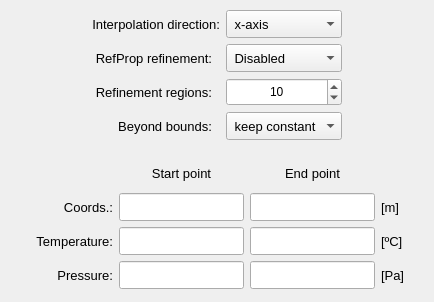
            <widget class="QWidget" name="tab_rectangular">
             <attribute name="title">
              <string>Setup</string>
             </attribute>
             <layout class="QGridLayout" name="gridLayout_6">
              <property name="leftMargin">
               <number>4</number>
              </property>
              <property name="topMargin">
               <number>4</number>
              </property>
              <property name="rightMargin">
               <number>4</number>
              </property>
              <property name="bottomMargin">
               <number>4</number>
              </property>
              <property name="spacing">
               <number>4</number>
              </property>
              <item row="0" column="0">
               <widget class="QFrame" name="frame_4">
                <property name="frameShape">
                 <enum>QFrame::NoFrame</enum>
                </property>
                <property name="frameShadow">
                 <enum>QFrame::Raised</enum>
                </property>
                <layout class="QGridLayout" name="gridLayout_7">
                 <property name="leftMargin">
                  <number>6</number>
                 </property>
                 <property name="topMargin">
                  <number>6</number>
                 </property>
                 <property name="rightMargin">
                  <number>6</number>
                 </property>
                 <property name="bottomMargin">
                  <number>6</number>
                 </property>
                 <property name="spacing">
                  <number>6</number>
                 </property>
                 <item row="0" column="3">
                  <widget class="QComboBox" name="comboBox_interpolation_direction">
                   <property name="minimumSize">
                    <size>
                     <width>0</width>
                     <height>28</height>
                    </size>
                   </property>
                   <property name="maximumSize">
                    <size>
                     <width>200</width>
                     <height>28</height>
                    </size>
                   </property>
                   <property name="font">
                    <font>
                     <pointsize>10</pointsize>
                    </font>
                   </property>
                   <item>
                    <property name="text">
                     <string> x-axis</string>
                    </property>
                   </item>
                   <item>
                    <property name="text">
                     <string> y-axis</string>
                    </property>
                   </item>
                   <item>
                    <property name="text">
                     <string> z-axis</string>
                    </property>
                   </item>
                  </widget>
                 </item>
                 <item row="2" column="1">
                  <widget class="QLabel" name="label_50">
                   <property name="minimumSize">
                    <size>
                     <width>0</width>
                     <height>28</height>
                    </size>
                   </property>
                   <property name="maximumSize">
                    <size>
                     <width>148</width>
                     <height>28</height>
                    </size>
                   </property>
                   <property name="font">
                    <font>
                     <pointsize>10</pointsize>
                    </font>
                   </property>
                   <property name="text">
                    <string>Refinement regions:</string>
                   </property>
                   <property name="alignment">
                    <set>Qt::AlignRight|Qt::AlignTrailing|Qt::AlignVCenter</set>
                   </property>
                  </widget>
                 </item>
                 <item row="2" column="3">
                  <widget class="QDoubleSpinBox" name="doubleSpinBox_selection_radius">
                   <property name="minimumSize">
                    <size>
                     <width>100</width>
                     <height>28</height>
                    </size>
                   </property>
                   <property name="maximumSize">
                    <size>
                     <width>200</width>
                     <height>28</height>
                    </size>
                   </property>
                   <property name="font">
                    <font>
                     <pointsize>9</pointsize>
                    </font>
                   </property>
                   <property name="alignment">
                    <set>Qt::AlignCenter</set>
                   </property>
                   <property name="decimals">
                    <number>0</number>
                   </property>
                   <property name="minimum">
                    <double>1.000000000000000</double>
                   </property>
                   <property name="maximum">
                    <double>20.000000000000000</double>
                   </property>
                   <property name="singleStep">
                    <double>1.000000000000000</double>
                   </property>
                   <property name="value">
                    <double>10.000000000000000</double>
                   </property>
                  </widget>
                 </item>
                 <item row="1" column="1">
                  <widget class="QLabel" name="label_51">
                   <property name="minimumSize">
                    <size>
                     <width>0</width>
                     <height>28</height>
                    </size>
                   </property>
                   <property name="maximumSize">
                    <size>
                     <width>148</width>
                     <height>28</height>
                    </size>
                   </property>
                   <property name="font">
                    <font>
                     <pointsize>10</pointsize>
                    </font>
                   </property>
                   <property name="text">
                    <string>RefProp refinement:</string>
                   </property>
                   <property name="alignment">
                    <set>Qt::AlignRight|Qt::AlignTrailing|Qt::AlignVCenter</set>
                   </property>
                  </widget>
                 </item>
                 <item row="0" column="0">
                  <spacer name="horizontalSpacer_3">
                   <property name="orientation">
                    <enum>Qt::Horizontal</enum>
                   </property>
                   <property name="sizeHint" stdset="0">
                    <size>
                     <width>40</width>
                     <height>20</height>
                    </size>
                   </property>
                  </spacer>
                 </item>
                 <item row="1" column="3">
                  <widget class="QComboBox" name="comboBox_refinement_regions">
                   <property name="minimumSize">
                    <size>
                     <width>0</width>
                     <height>28</height>
                    </size>
                   </property>
                   <property name="maximumSize">
                    <size>
                     <width>200</width>
                     <height>28</height>
                    </size>
                   </property>
                   <property name="font">
                    <font>
                     <pointsize>10</pointsize>
                    </font>
                   </property>
                   <item>
                    <property name="text">
                     <string> Disabled</string>
                    </property>
                   </item>
                   <item>
                    <property name="text">
                     <string> Enabled</string>
                    </property>
                   </item>
                  </widget>
                 </item>
                 <item row="0" column="4">
                  <spacer name="horizontalSpacer_2">
                   <property name="orientation">
                    <enum>Qt::Horizontal</enum>
                   </property>
                   <property name="sizeHint" stdset="0">
                    <size>
                     <width>40</width>
                     <height>20</height>
                    </size>
                   </property>
                  </spacer>
                 </item>
                 <item row="3" column="1">
                  <widget class="QLabel" name="label_14">
                   <property name="minimumSize">
                    <size>
                     <width>120</width>
                     <height>0</height>
                    </size>
                   </property>
                   <property name="maximumSize">
                    <size>
                     <width>148</width>
                     <height>16777215</height>
                    </size>
                   </property>
                   <property name="font">
                    <font>
                     <pointsize>10</pointsize>
                    </font>
                   </property>
                   <property name="text">
                    <string>Beyond bounds:</string>
                   </property>
                   <property name="alignment">
                    <set>Qt::AlignRight|Qt::AlignTrailing|Qt::AlignVCenter</set>
                   </property>
                  </widget>
                 </item>
                 <item row="3" column="3">
                  <widget class="QComboBox" name="comboBox_beyond_bounds_values">
                   <property name="minimumSize">
                    <size>
                     <width>0</width>
                     <height>28</height>
                    </size>
                   </property>
                   <property name="maximumSize">
                    <size>
                     <width>200</width>
                     <height>28</height>
                    </size>
                   </property>
                   <property name="font">
                    <font>
                     <pointsize>10</pointsize>
                    </font>
                   </property>
                   <item>
                    <property name="text">
                     <string> keep constant</string>
                    </property>
                   </item>
                   <item>
                    <property name="text">
                     <string> extrapolate</string>
                    </property>
                   </item>
                  </widget>
                 </item>
                 <item row="0" column="1" colspan="2">
                  <widget class="QLabel" name="label_13">
                   <property name="minimumSize">
                    <size>
                     <width>120</width>
                     <height>0</height>
                    </size>
                   </property>
                   <property name="maximumSize">
                    <size>
                     <width>148</width>
                     <height>16777215</height>
                    </size>
                   </property>
                   <property name="font">
                    <font>
                     <pointsize>10</pointsize>
                    </font>
                   </property>
                   <property name="text">
                    <string>Interpolation direction:</string>
                   </property>
                   <property name="alignment">
                    <set>Qt::AlignRight|Qt::AlignTrailing|Qt::AlignVCenter</set>
                   </property>
                  </widget>
                 </item>
                </layout>
               </widget>
              </item>
              <item row="1" column="0">
               <widget class="QFrame" name="frame">
                <property name="frameShape">
                 <enum>QFrame::NoFrame</enum>
                </property>
                <property name="frameShadow">
                 <enum>QFrame::Raised</enum>
                </property>
                <layout class="QGridLayout" name="gridLayout_10">
                 <item row="2" column="0">
                  <widget class="QLabel" name="label_15">
                   <property name="minimumSize">
                    <size>
                     <width>100</width>
                     <height>0</height>
                    </size>
                   </property>
                   <property name="maximumSize">
                    <size>
                     <width>100</width>
                     <height>16777215</height>
                    </size>
                   </property>
                   <property name="font">
                    <font>
                     <pointsize>10</pointsize>
                    </font>
                   </property>
                   <property name="text">
                    <string>Temperature:</string>
                   </property>
                   <property name="alignment">
                    <set>Qt::AlignRight|Qt::AlignTrailing|Qt::AlignVCenter</set>
                   </property>
                  </widget>
                 </item>
                 <item row="2" column="4">
                  <widget class="QLabel" name="label_18">
                   <property name="minimumSize">
                    <size>
                     <width>40</width>
                     <height>0</height>
                    </size>
                   </property>
                   <property name="maximumSize">
                    <size>
                     <width>40</width>
                     <height>16777215</height>
                    </size>
                   </property>
                   <property name="font">
                    <font>
                     <pointsize>10</pointsize>
                    </font>
                   </property>
                   <property name="text">
                    <string>[ºC]</string>
                   </property>
                  </widget>
                 </item>
                 <item row="1" column="4">
                  <widget class="QLabel" name="label_17">
                   <property name="minimumSize">
                    <size>
                     <width>40</width>
                     <height>0</height>
                    </size>
                   </property>
                   <property name="maximumSize">
                    <size>
                     <width>40</width>
                     <height>16777215</height>
                    </size>
                   </property>
                   <property name="font">
                    <font>
                     <pointsize>10</pointsize>
                    </font>
                   </property>
                   <property name="text">
                    <string>[m]</string>
                   </property>
                  </widget>
                 </item>
                 <item row="3" column="0">
                  <widget class="QLabel" name="label_20">
                   <property name="minimumSize">
                    <size>
                     <width>100</width>
                     <height>0</height>
                    </size>
                   </property>
                   <property name="maximumSize">
                    <size>
                     <width>100</width>
                     <height>16777215</height>
                    </size>
                   </property>
                   <property name="font">
                    <font>
                     <pointsize>10</pointsize>
                    </font>
                   </property>
                   <property name="text">
                    <string>Pressure:</string>
                   </property>
                   <property name="alignment">
                    <set>Qt::AlignRight|Qt::AlignTrailing|Qt::AlignVCenter</set>
                   </property>
                  </widget>
                 </item>
                 <item row="3" column="3">
                  <widget class="QLineEdit" name="lineEdit_end_pressure">
                   <property name="enabled">
                    <bool>true</bool>
                   </property>
                   <property name="minimumSize">
                    <size>
                     <width>0</width>
                     <height>28</height>
                    </size>
                   </property>
                   <property name="maximumSize">
                    <size>
                     <width>180</width>
                     <height>28</height>
                    </size>
                   </property>
                   <property name="font">
                    <font>
                     <pointsize>10</pointsize>
                    </font>
                   </property>
                   <property name="alignment">
                    <set>Qt::AlignCenter</set>
                   </property>
                  </widget>
                 </item>
                 <item row="2" column="3">
                  <widget class="QLineEdit" name="lineEdit_end_temperature">
                   <property name="enabled">
                    <bool>true</bool>
                   </property>
                   <property name="minimumSize">
                    <size>
                     <width>0</width>
                     <height>28</height>
                    </size>
                   </property>
                   <property name="maximumSize">
                    <size>
                     <width>180</width>
                     <height>28</height>
                    </size>
                   </property>
                   <property name="font">
                    <font>
                     <pointsize>10</pointsize>
                    </font>
                   </property>
                   <property name="alignment">
                    <set>Qt::AlignCenter</set>
                   </property>
                  </widget>
                 </item>
                 <item row="3" column="4">
                  <widget class="QLabel" name="label_23">
                   <property name="minimumSize">
                    <size>
                     <width>40</width>
                     <height>0</height>
                    </size>
                   </property>
                   <property name="maximumSize">
                    <size>
                     <width>40</width>
                     <height>16777215</height>
                    </size>
                   </property>
                   <property name="font">
                    <font>
                     <pointsize>10</pointsize>
                    </font>
                   </property>
                   <property name="text">
                    <string>[Pa]</string>
                   </property>
                  </widget>
                 </item>
                 <item row="1" column="0">
                  <widget class="QLabel" name="label_16">
                   <property name="minimumSize">
                    <size>
                     <width>100</width>
                     <height>0</height>
                    </size>
                   </property>
                   <property name="maximumSize">
                    <size>
                     <width>100</width>
                     <height>16777215</height>
                    </size>
                   </property>
                   <property name="font">
                    <font>
                     <pointsize>10</pointsize>
                    </font>
                   </property>
                   <property name="text">
                    <string>Coords.:</string>
                   </property>
                   <property name="alignment">
                    <set>Qt::AlignRight|Qt::AlignTrailing|Qt::AlignVCenter</set>
                   </property>
                  </widget>
                 </item>
                 <item row="3" column="1">
                  <widget class="QLineEdit" name="lineEdit_start_pressure">
                   <property name="enabled">
                    <bool>true</bool>
                   </property>
                   <property name="minimumSize">
                    <size>
                     <width>0</width>
                     <height>28</height>
                    </size>
                   </property>
                   <property name="maximumSize">
                    <size>
                     <width>180</width>
                     <height>28</height>
                    </size>
                   </property>
                   <property name="font">
                    <font>
                     <pointsize>10</pointsize>
                    </font>
                   </property>
                   <property name="alignment">
                    <set>Qt::AlignCenter</set>
                   </property>
                  </widget>
                 </item>
                 <item row="1" column="1">
                  <widget class="QLineEdit" name="lineEdit_start_coords">
                   <property name="minimumSize">
                    <size>
                     <width>0</width>
                     <height>28</height>
                    </size>
                   </property>
                   <property name="maximumSize">
                    <size>
                     <width>180</width>
                     <height>28</height>
                    </size>
                   </property>
                   <property name="font">
                    <font>
                     <pointsize>10</pointsize>
                    </font>
                   </property>
                   <property name="alignment">
                    <set>Qt::AlignCenter</set>
                   </property>
                  </widget>
                 </item>
                 <item row="1" column="3">
                  <widget class="QLineEdit" name="lineEdit_end_coords">
                   <property name="minimumSize">
                    <size>
                     <width>0</width>
                     <height>28</height>
                    </size>
                   </property>
                   <property name="maximumSize">
                    <size>
                     <width>180</width>
                     <height>28</height>
                    </size>
                   </property>
                   <property name="font">
                    <font>
                     <pointsize>10</pointsize>
                    </font>
                   </property>
                   <property name="alignment">
                    <set>Qt::AlignCenter</set>
                   </property>
                  </widget>
                 </item>
                 <item row="2" column="1">
                  <widget class="QLineEdit" name="lineEdit_start_temperature">
                   <property name="enabled">
                    <bool>true</bool>
                   </property>
                   <property name="minimumSize">
                    <size>
                     <width>0</width>
                     <height>28</height>
                    </size>
                   </property>
                   <property name="maximumSize">
                    <size>
                     <width>180</width>
                     <height>28</height>
                    </size>
                   </property>
                   <property name="font">
                    <font>
                     <pointsize>10</pointsize>
                    </font>
                   </property>
                   <property name="alignment">
                    <set>Qt::AlignCenter</set>
                   </property>
                  </widget>
                 </item>
                 <item row="0" column="1">
                  <widget class="QLabel" name="label_11">
                   <property name="minimumSize">
                    <size>
                     <width>0</width>
                     <height>28</height>
                    </size>
                   </property>
                   <property name="maximumSize">
                    <size>
                     <width>200</width>
                     <height>28</height>
                    </size>
                   </property>
                   <property name="font">
                    <font>
                     <pointsize>10</pointsize>
                    </font>
                   </property>
                   <property name="text">
                    <string>Start point</string>
                   </property>
                   <property name="alignment">
                    <set>Qt::AlignCenter</set>
                   </property>
                  </widget>
                 </item>
                 <item row="0" column="3">
                  <widget class="QLabel" name="label_24">
                   <property name="minimumSize">
                    <size>
                     <width>0</width>
                     <height>28</height>
                    </size>
                   </property>
                   <property name="maximumSize">
                    <size>
                     <width>200</width>
                     <height>28</height>
                    </size>
                   </property>
                   <property name="font">
                    <font>
                     <pointsize>10</pointsize>
                    </font>
                   </property>
                   <property name="text">
                    <string>End point</string>
                   </property>
                   <property name="alignment">
                    <set>Qt::AlignCenter</set>
                   </property>
                  </widget>
                 </item>
                </layout>
               </widget>
              </item>
             </layout>
            </widget>
